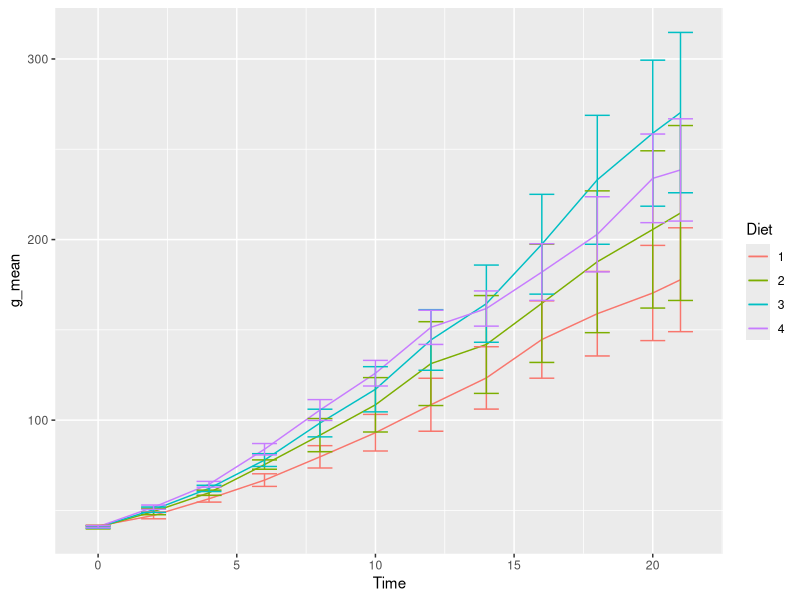
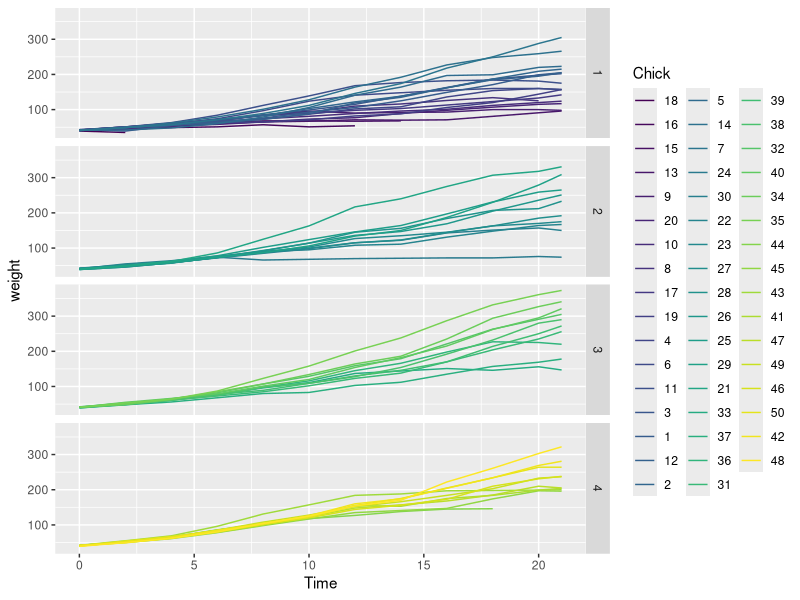
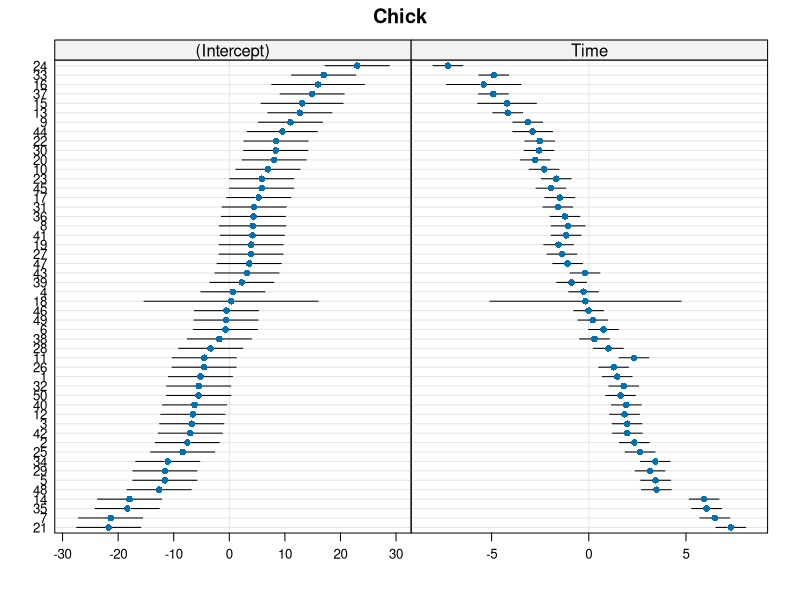

These figures' R source, in order: (Note: this script raises an error after producing the figures.)
##########################
# Linear Mixed Effects Models
##########################


library(lme4)
library(lattice)
library(Matrix)
library(ggplot2)
library(dplyr)


#####################################################
### 1. Linear mixed model for chicken growth 
#####################################################

## a) We will first look at the dataset ChickWeight, which is already loaded in base R. Check out 
##  the help page of the data set to understand how the data was collected and look at the summary

help("ChickWeight")

summary(ChickWeight)

## b) Let's plot the data. We will first follow the strategy from sheet 4, i.e. 
##  1. group the data by Diet and Time and use summarise() to get the mean and se (se() as provided below)
##    of weight. Assign resulting data set to aggData
se = function(x){sd(x)/sqrt(length(x))}

aggData <- ChickWeight %>%
              group_by(Diet, Time) %>%
              summarise(g_mean = mean(weight), g_sd = se(weight))

##  2. Create a line plot of aggData, plotting weight on the y axis, time on the x-axis and color by Diet. 
##    Also add errorbars (mean+/-1.96*se)

ggplot(aggData, aes(x = Time, y = g_mean, color = Diet)) +
  geom_line() +
  geom_errorbar(aes(ymin = g_mean + 1.96 * g_sd, ymax = g_mean - 1.96* g_sd))

## c) The above plot ignored that the data comes from a fixed set of chicks. Let's look at individual growth
##  by coloring by Chick instead of by Diet, but faceting by Diet (side by side). You have to use ChickWeight 
##  instead of aggData here! Also you don't need error bars, because you are not plotting the mean, but the
##  actual data

ggplot(ChickWeight, aes(x = Time, y = weight, color = Chick)) +
  geom_line() +
  facet_grid(vars(Diet))


## d) What do you observe, looking at c?

# It looks like chicken gain weight faster (grow better) with diet 3 and 4 than with 1 and 2 


## e) We want to investigate whether the type of diet has an effect on the chick's growth, i.e. we are
##  looking for an interaction between time after birth and the diet type. Before running the model,
##  specify:
##  1) What fixed effect(s) do you enter into the model?

## We have Time, diet type and their interaction as fixed effects

##  2) what random effect(s) should be included to account for the repeated measures structure of the data?

## We include random intercept for the Chick

##  3) In addition to random intercept(s), which random slope(s) should you add to get a maximal model?

## Since Diet type varies between Subject (Chick) and time varies within Subject (Chick) we include 
## random slope for Time

## f) Run the model you specified in e) using lmer() and assign it to chickmod

chickmod <- lmer(weight ~ Diet * Time + (1 + Time| Chick), data = ChickWeight)

## g) Rerun the model leaving out the interaction between Time and Diet and assign it to chicknull

chicknull <- lmer(weight ~ Diet + Time + (1 + Time| Chick), data = ChickWeight)

## h) compare the two models using the anova() function, which performs a likelihood ratio test

anova(chicknull, chickmod)

## i) Report the p-value (from h) and the conclusion with respect to the research hypothesis

## p = 0.001217 -> significant. The interaction between Diet and Time improves the model fit

## j) The following code creates a plot of all chick specific intercepts and slopes. What do you see?
print(dotplot(ranef(chickmod,condVar=TRUE),  scales = list(x = list(relation = 'free')))[["Chick"]])

##???Sry I have no clue???
## Maybe intercepts and slopes vary much across chicken, so it is important to include the random variables

#####################################################
### 2. Random effect structures 
#####################################################

## a) Let's return to the lexdec data set and suppose, we want to look at effects of the word type of the 
## previously presented word (each subject saw a different randomized sequence) and effects of the complexity
## of the word itself, while taking into account the dependence between data points collected on the same 
## word and from the same subject. 
## Which of the following models has a maximal random effect structure given the experimental design?
## Motivate your choice.

m1 = lmer(RT ~ PrevType+ Complex+ (PrevType|Subject) + (Complex| Word), lexdec)
m2 = lmer(RT ~ PrevType+ Complex+ (PrevType+Complex|Subject) + (PrevType| Word), lexdec)
m3 = lmer(RT ~ PrevType+ Complex+ (PrevType+Complex|Subject) + (PrevType+Complex| Word), lexdec)
m4 = lmer(RT ~ PrevType+ Complex+ (Complex|Subject) + (PrevType| Word), lexdec)
m5 = lmer(RT ~ PrevType+ Complex+ (PrevType+Complex|Subject) + (1| Word), lexdec)


## PrevType varies between items (One word is in only one group) and within Subjects
## (each subject performs both prevTypes) -> By subject random slope for PrevType

## Complex varies between items (one word has only one complexity) and within subject
## (each subject gets random complex words) -> By subject random slope for complex

##-> lmer(RT~ PrevType + Complex + (1 + PrevType + Complex| Subject) + (1| Word), lexdec)
##-> m5 is close, but none of them has a maximal random effect structure since the random intercept for subject
##  is missing
  
## b) You want to relate students' performance in the advanced algebra course in a summer school in Saarbrücken
##  to their final math grade in school. Performance is measured as the overall score in the final exam.
##  The summer school course has 200 participants, coming from 8 different partner Universities from all
##  over Germany. These 200 participants were randomly split into 10 tutorial groups, where each tutorial 
##  was held by a different tutor.
##  Given the design of your study, what random effects should you add to the model below?
##  Explain!!! If you want to, you can additionally add the random effects into the formula

## We have 200 subjects, coming from 8 schools and 10 tutor groups 

## mathGrade varies between Subjects (every student has only 1 grade)
## mathGrade varies within schools (because a school has multiple grades from the students)
## --> by school random slope
## mathGrade varies within Tutors (because tutors have students with different grades)
## --> by tutor random slope

## lmer(advancedalgebrascore ~ mathGrade + (1|Subject) + (1+mathGrade|school) + (1+mathGrade|tutor), someData)

